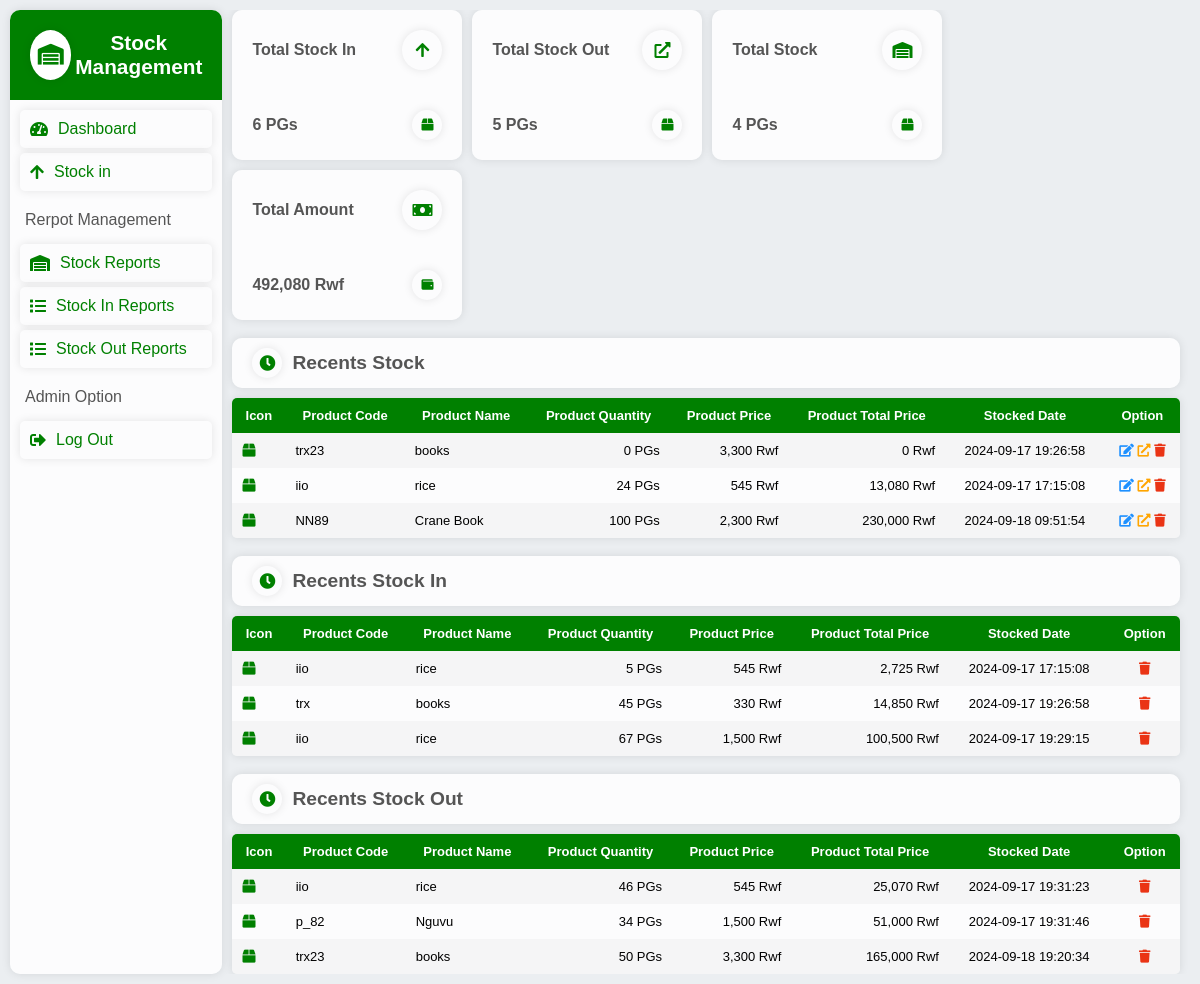
Screenshot of /dashboard.php (signed in) with the database file from the repository.
### tables this page shows
CREATE TABLE IF NOT EXISTS `stock` (
  `p_code` varchar(11) NOT NULL,
  `p_name` varchar(255) NOT NULL,
  `p_quantity` int NOT NULL,
  `p_price` int NOT NULL,
  `p_total_price` int NOT NULL,
  `create_at` datetime NOT NULL,
  PRIMARY KEY (`p_code`)
);

CREATE TABLE IF NOT EXISTS `stock_in` (
  `p_code` varchar(11) NOT NULL,
  `p_name` varchar(255) NOT NULL,
  `p_quantity` int NOT NULL,
  `p_price` int NOT NULL,
  `p_total_price` int NOT NULL,
  `create_at` datetime NOT NULL,
  KEY `p_code` (`p_code`)
);

CREATE TABLE IF NOT EXISTS `stock_out` (
  `p_code` varchar(11) NOT NULL,
  `p_name` varchar(255) NOT NULL,
  `p_quantity` int NOT NULL,
  `p_price` int NOT NULL,
  `p_total_price` int NOT NULL,
  `create_at` datetime NOT NULL,
  KEY `p_code` (`p_code`)
);

### DATA_COUNT.php (called while the page is built)
<?php
        include("./includes/configs/config.php");
        $stock=mysqli_query($con,"SELECT COUNT(*) as totalAll FROM stock");
        $FetchStock=mysqli_fetch_assoc($stock);
        $totalStock=$FetchStock['totalAll'];
                $stockIn=mysqli_query($con,"SELECT COUNT(*) as totalAllIn FROM stock_in");
                $FetchStockIn=mysqli_fetch_assoc($stockIn);
                $totalStockIn=$FetchStockIn['totalAllIn'];
        $stockOut=mysqli_query($con,"SELECT COUNT(*) as totalAllOut FROM stock_out");
        $FetchStockOut=mysqli_fetch_assoc($stockOut);
        $totalStockOut=$FetchStockOut['totalAllOut'];
        $stockAmount=mysqli_query($con,"SELECT SUM(p_total_price) as totalAmount FROM stock");
        $FetchStockAmount=mysqli_fetch_assoc($stockAmount);
        $totalStockAmount=$FetchStockAmount['totalAmount'];
?>

### dashboard.php (the view, shortened to what this page needs)
<?php
    include("./includes/configs/config.php");
    include("./includes/pages/site/header.php");
    include("DATA_COUNT.php");
?>
<div class="box-card-warp">
    <div class="card">
        <div class="card-header">
            <h2>Total Stock In</h2>
            <i class="fas fa-arrow-up icon-dashboard"></i>
        </div>
        <div class="card-body">
            <b><?php echo number_format($totalStockIn) ?> PGs</b>
            <i class="fas fa-box icon-dashboard"></i>
        </div>
    </div>
    <div class="card">
        <div class="card-header">
            <h2>Total Stock Out</h2>
            <i class="fas fa-external-link-alt icon-dashboard"></i>
        </div>
        <div class="card-body">
            <b><?php echo number_format($totalStockOut) ?> PGs</b>
            <i class="fas fa-box icon-dashboard"></i>
        </div>
    </div>
    <div class="card">
        <div class="card-header">
            <h2>Total Stock</h2>
            <i class="fas fa-warehouse icon-dashboard"></i>
        </div>
        <div class="card-body">
            <b><?php echo number_format($totalStock) ?> PGs</b>
            <i class="fas fa-box icon-dashboard"></i>
        </div>
    </div>
    <div class="card">
        <div class="card-header">
            <h2>Total Amount</h2>
            <i class="fas fa-money-bill icon-dashboard"></i>
        </div>
        <div class="card-body">
            <b><?php echo number_format($totalStockAmount) ?> Rwf</b>
            <i class="fas fa-wallet icon-dashboard"></i>
        </div>
    </div>
</div>
<br>
<div class="tables">
        <div class="table-header">
        <h1> <i class="fas fa-clock icon-table"></i> Recents Stock</h1>
        </div>
        <div class="table">
        <table>
        <tr>
            <th>Icon</th>
            <th>Product Code</th>
            <th>Product Name</th>
            <th>Product Quantity</th>
            <th>Product Price</th>
            <th>Product Total Price</th>
            <th>Stocked Date</th>
            <th>Option</th>
        </tr>
        <?php
            $stock_view=mysqli_query($con,"SELECT * FROM stock WHERE p_price ORDER BY p_total_price ASC LIMIT 3");
            while($rowStock=mysqli_fetch_assoc($stock_view)){
        ?>
        <tr>
                <td><i class="fas fab fa-box icon-td"></td>
                <td><?php echo $rowStock['p_code'] ?></td>
                <td><?php echo $rowStock['p_name'] ?></td>
                <td style="text-align: right"><?php echo number_format($rowStock['p_quantity']) ?> PGs</td>
                <td style="text-align: right"><?php echo number_format($rowStock['p_price']) ?> Rwf</td>
                <td style="text-align: right"><?php echo number_format($rowStock['p_total_price']) ?> Rwf</td>
                <td style="text-align: center"><?php echo $rowStock['create_at'] ?></td>
                <td style="text-align: center">
                <a href="update.php?update_pcode=<?php echo $rowStock['p_code'] ?>" class="edit"> <i class="fas fab fa-edit"></i> </a>
                <a href="export.php?export_pcode=<?php echo $rowStock['p_code'] ?>" class="export"> <i class="fas fa-external-link-alt"></i> </a>
                <a href="delete.php?delete_p_code=<?php echo $rowStock['p_code'] ?>" class="delete"> <i class="fas fa-trash"></i> </a>
                </td>
        </tr>
        <?php
            }
        ?>
    </table>
        </div>
        </div>
<br>
<div class="tables">
        <div class="table-header">
        <h1> <i class="fas fa-clock icon-table"></i> Recents Stock In</h1>
        </div>
        <div class="table">
        <table>
        <tr>
            <th>Icon</th>
            <th>Product Code</th>
            <th>Product Name</th>
            <th>Product Quantity</th>
            <th>Product Price</th>
            <th>Product Total Price</th>
            <th>Stocked Date</th>
            <th>Option</th>
        </tr>
        <?php
            $stock_view=mysqli_query($con,"SELECT * FROM stock_in  WHERE p_price ORDER BY p_total_price ASC LIMIT 3");
            while($rowStock=mysqli_fetch_assoc($stock_view)){
        ?>
        <tr>
                <td><i class="fas fab fa-box icon-td"></i> </td>
                <td><?php echo $rowStock['p_code'] ?></td>
                <td><?php echo $rowStock['p_name'] ?></td>
                <td style="text-align: right"><?php echo number_format($rowStock['p_quantity']) ?> PGs</td>
                <td style="text-align: right"><?php echo number_format($rowStock['p_price']) ?> Rwf</td>
                <td style="text-align: right"><?php echo number_format($rowStock['p_total_price']) ?> Rwf</td>
                <td style="text-align: center"><?php echo $rowStock['create_at'] ?></td>
                <td style="text-align: center"> <a href="delete.php?delete_p=<?php echo $rowStock['p_code'] ?>" class="delete"> <i class="fas fa-trash"></i> </a></td>
        </tr>
        <?php
            }
        ?>
    </table>
        </div>
    </div>
    <br>
    <div class="tables">
        <div class="table-header">
        <h1> <i class="fas fa-clock icon-table"></i> Recents Stock Out</h1>
        </div>
        <div class="table">
        <table>
        <tr>
            <th>Icon</th>
            <th>Product Code</th>
            <th>Product Name</th>
            <th>Product Quantity</th>
            <th>Product Price</th>
            <th>Product Total Price</th>
            <th>Stocked Date</th>
            <th>Option</th>
        </tr>
        <?php
            $stock_view=mysqli_query($con,"SELECT * FROM stock_out  WHERE p_price ORDER BY p_total_price ASC LIMIT 3");
            while($rowStock=mysqli_fetch_assoc($stock_view)){
        ?>
        <tr>
                <td><i class="fas fab fa-box icon-td"></td>
                <td><?php echo $rowStock['p_code'] ?></td>
                <td><?php echo $rowStock['p_name'] ?></td>
                <td style="text-align: right"><?php echo number_format($rowStock['p_quantity']) ?> PGs</td>
                <td style="text-align: right"><?php echo number_format($rowStock['p_price']) ?> Rwf</td>
                <td style="text-align: right"><?php echo number_format($rowStock['p_total_price']) ?> Rwf</td>
                <td style="text-align: center"><?php echo $rowStock['create_at'] ?></td>
                <td style="text-align: center"> <a href="delete.php?delete_ep=<?php echo $rowStock['p_code'] ?>" class="delete"> <i class="fas fa-trash"></i></a></td>
        </tr>
        <?php
            }
        ?>
    </table>
        </div>
    </div>
<?php
    include("./includes/pages/site/footer.php");
?>

### includes/pages/site/header.php (shortened to what this page needs)
<!DOCTYPE html>
<html lang="en">
<head>
    <link rel="stylesheet" href="./assest/plugins/fontawesome-free/css/all.min.css">
    <link rel="stylesheet" href="./assest/css/ccc.css">
</head>
<body>
    <div class="container">
        <div class="nav">
            <div class="nav-header">
                <h1> <i class="fas fa-warehouse icon-logo"></i> Stock <br> Management</h1>
            </div>
            <nav>
                <ul>
                    <li><a href="dashboard.php"><i class="fas fa-tachometer-alt"></i>Dashboard</a></li>
                    <li><a href="stock_in.php"><i class="fas fa-arrow-up"></i>Stock in</a></li>
                    <label>Rerpot Management</label>
                    <li><a href="view_stock.php"><i class="fas fa-warehouse"></i>Stock Reports</a></li>
                    <li><a href="view_stock_in.php"><i class="fas fa-list"></i>Stock In Reports</a></li>
                    <li><a href="view_stock_out.php"><i class="fas fa-list"></i>Stock Out Reports</a></li>
                    <label>Admin Option</label>
                    <li><a href="logout.php"> <i class="fas fa-sign-out-alt"></i>Log Out</a></li>
                </ul>
            </nav>
        </div>
        <div class="contents">

### includes/pages/site/footer.php
        </div>
    </div>
</body>
</html>

### assest/css/ccc.css (style rules this page uses)
* { padding: 0; margin: 0; box-sizing: border-box; font-family: sans-serif; list-style-type: none; text-decoration: none; border: none; outline: none; }
:root { --bg-color: #ebeef1; --second-bg-color: #ffffffda; --box-shadow: 0 0 10px rgba(0,0,0,0.1); --text-color: #555; --light-color: #fff; --bg-all-color: green; --delete-color: #ea3415; }

### rows the page displays
stock: p_code "trx23", p_name "books", p_quantity "0", p_price "3,300", p_total_price "0", create_at "2024-09-17 19:26:58"
stock: p_code "iio", p_name "rice", p_quantity "24", p_price "545", p_total_price "13,080", create_at "2024-09-17 17:15:08"
stock: p_code "NN89", p_name "Crane Book", p_quantity "100", p_price "2,300", p_total_price "230,000", create_at "2024-09-18 09:51:54"
stock_in: p_code "iio", p_name "rice", p_quantity "5", p_price "545", p_total_price "2,725", create_at "2024-09-17 17:15:08"
stock_in: p_code "trx", p_name "books", p_quantity "45", p_price "330", p_total_price "14,850", create_at "2024-09-17 19:26:58"
stock_in: p_code "iio", p_name "rice", p_quantity "67", p_price "1,500", p_total_price "100,500", create_at "2024-09-17 19:29:15"
stock_out: p_code "iio", p_name "rice", p_quantity "46", p_price "545", p_total_price "25,070", create_at "2024-09-17 19:31:23"
stock_out: p_code "p_82", p_name "Nguvu", p_quantity "34", p_price "1,500", p_total_price "51,000", create_at "2024-09-17 19:31:46"
stock_out: p_code "trx23", p_name "books", p_quantity "50", p_price "3,300", p_total_price "165,000", create_at "2024-09-18 19:20:34"

### other values shown
$totalStockIn "6"
$totalStockOut "5"
$totalStock "4"
$totalStockAmount "492,080"
